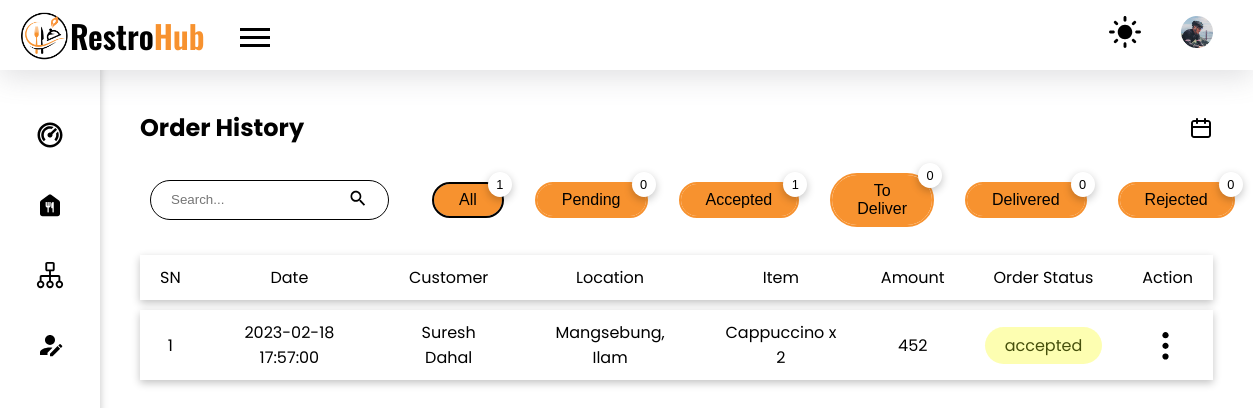
/admin/order-history.php (signed in), run on an earlier commit of the app's database.
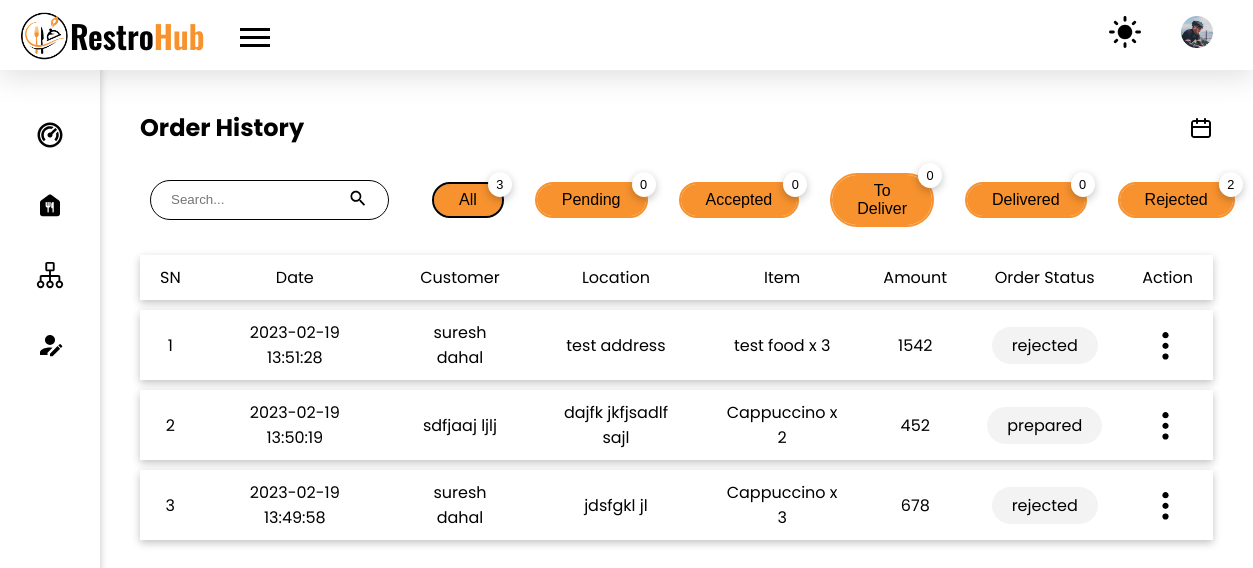
And on a later commit of the database.
### tables this page shows
CREATE TABLE `orders` (
  `id` int(11) NOT NULL,
  `c_id` int(11) NOT NULL,
  `qty` int(11) NOT NULL,
  `f_id` int(11) NOT NULL,
  `total_price` int(10) NOT NULL,
  `note` varchar(100) DEFAULT NULL,
  `date` datetime NOT NULL
);

CREATE TABLE `order_contact_details` (
  `o_c_id` int(11) NOT NULL,
  `o_id` int(11) NOT NULL,
  `address` varchar(50) NOT NULL,
  `phone` varchar(10) NOT NULL,
  `c_name` varchar(30) NOT NULL
);

CREATE TABLE `food` (
  `f_id` int(11) NOT NULL,
  `img` varchar(100) DEFAULT NULL,
  `name` varchar(100) DEFAULT NULL,
  `price` int(11) DEFAULT NULL,
  `cost` int(11) NOT NULL,
  `cooking_time` int(11) DEFAULT NULL,
  `description` varchar(500) NOT NULL,
  `veg` int(1) NOT NULL,
  `product_id` varchar(30) NOT NULL,
  `short_desc` varchar(50) NOT NULL,
  `ingredients` varchar(255) NOT NULL,
  `disabled` int(11) NOT NULL,
  `special` int(11) NOT NULL,
  `category` int(11) NOT NULL
);

CREATE TABLE `aos` (
  `aos_id` int(11) NOT NULL,
  `order_id` int(11) NOT NULL,
  `status` varchar(15) NOT NULL,
  `date` datetime NOT NULL DEFAULT current_timestamp()
);

### admin/order-history.php (the view, shortened to what the rows shown need)
<!DOCTYPE html>
<html lang="en">
<head>
    <link rel="stylesheet" href="../styles/style.css">
</head>
<body>
    <main class="admin_dashboard_body">
        <section class="dashboard_inner-head flex items-center">
            <h2>Order History</h2>
        </section>
                <?php
                $sql = "select id from orders";
                ?>
        <?php
        require("../config.php");
        if (isset($_SESSION['filter-by']) && $_SESSION['filter-by'] != 'all') {
            $filter_by = $_SESSION['filter-by'];
            $sql = "select orders.id,
                    orders.c_id,
                    orders.qty,
                    orders.total_price,
                    orders.note,
                    orders.date,
                    orders.f_id,
                    order_contact_details.address,
                    order_contact_details.phone,
                    order_contact_details.c_name,
                    aos.aos_id,
                    aos.status
                    from orders
                    inner join order_contact_details on orders.id = order_contact_details.o_id
                    inner join aos on orders.id = aos.order_id
                    where aos.status = '$filter_by'
                    order by orders.id desc
                    ";
        } else {
            $sql = "select orders.id,
                    orders.c_id,
                    orders.qty,
                    orders.total_price,
                    orders.note,
                    orders.date,
                    orders.f_id,
                    order_contact_details.address,
                    order_contact_details.phone,
                    order_contact_details.c_name,
                    aos.aos_id,
                    aos.status
                    from orders
                    inner join order_contact_details on orders.id = order_contact_details.o_id
                    inner join aos on orders.id = aos.order_id
                    order by orders.id desc
                    ";
        }
        $result = mysqli_query($conn, $sql) or die("Query Failed");
        if (mysqli_num_rows($result) > 0) {
        ?>
            <table class="mt-20">
                <tr class="shadow">
                    <th>SN</th>
                    <th>Date</th>
                    <th>Customer</th>
                    <th>Location</th>
                    <th>Item</th>
                    <th>Amount</th>
                    <th>Order Status</th>
                    <th>Action</th>
                </tr>
                <?php
                $i = 0;
                while ($row = mysqli_fetch_assoc($result)) {
                    $i++;
                    $food_id = $row['f_id'];
                    $sql_food = "select name from food where f_id = {$food_id}";
                    $result_food = mysqli_query($conn, $sql_food) or die("Query Failed");
                    $row_food = mysqli_fetch_assoc($result_food);
                    $food_name = $row_food['name'];
                ?>
                    <tr class="shadow">
                        <td><?php echo $i; ?></td>
                        <td>
                            <?php echo $row['date']; ?>
                        </td>
                        <td><?php echo $row['c_name']; ?></td>
                        <td><?php echo $row['address']; ?></td>
                        <td><?php echo $food_name . " x " . $row['qty']; ?></td>
                        <td><?php echo $row['total_price']; ?></td>
                        <td><span class="<?php echo $row['status']; ?> border-curve-lg p_7-20"><?php echo $row['status']; ?></span></td>
                        <td class="table_action_container">
                            <button class="no_bg no_outline table_option-menu">
                                <img src="../images//ic_options.svg" alt="options menu">
                            </button>
                        </td>
                    </tr>
                <?php } ?>
            </table>
        <?php
        } else {
            echo "No Record Found";
        }
        ?>
    </main>
</body>
</html>

What changed in the data, as far as the page shows it:
removed orders: date "2023-02-18 17:57:00", order_contact_details.c_name "Suresh Dahal", order_contact_details.address "Mangsebung, Ilam", f.name "Cappuccino", qty "2", total_price "452", aos.status "accepted"
added orders: date "2023-02-19 13:51:28", order_contact_details.c_name "suresh dahal", order_contact_details.address "test address", f.name "test food", qty "3", total_price "1542", aos.status "rejected"
added orders: date "2023-02-19 13:50:19", order_contact_details.c_name "sdfjaaj ljlj", order_contact_details.address "dajfk jkfjsadlf sajl", f.name "Cappuccino", qty "2", total_price "452", aos.status "prepared"
added orders: date "2023-02-19 13:49:58", order_contact_details.c_name "suresh dahal", order_contact_details.address "jdsfgkl jl", f.name "Cappuccino", qty "3", total_price "678", aos.status "rejected"
Also different on the page:
$count: "1" → "3"
$count_accepted: "1" → "0"
$count_rejected: "0" → "2"
